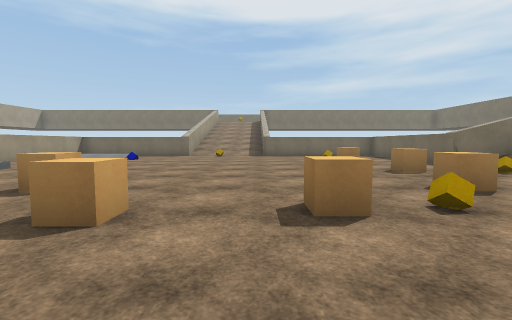
[1] (above)

24 first-person views from a walk through a 3-D level made in the Unity game engine. The camera is 1.3 m above the floor, tilts 4° down and sees 90° across. The floor is counted in squares, 2 m on a side. Each view is taken from the middle of a square. On the plan, view 1 faces up. The plan holds only what a view shows up to about 9 squares ahead; the rest is blank. The place goes on beyond the plan. The player character is not drawn. Some animated figures are not drawn. Surface patterns are stand-ins for the level's own textures.

[2]
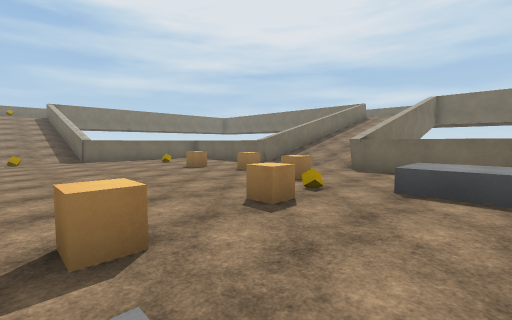

[3]
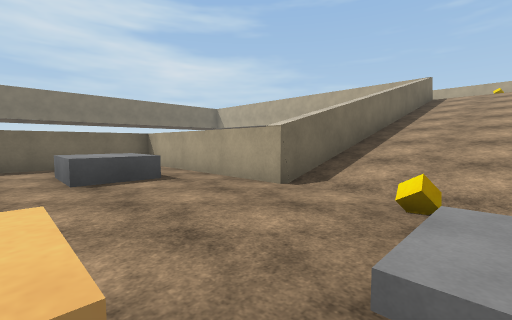

[4]
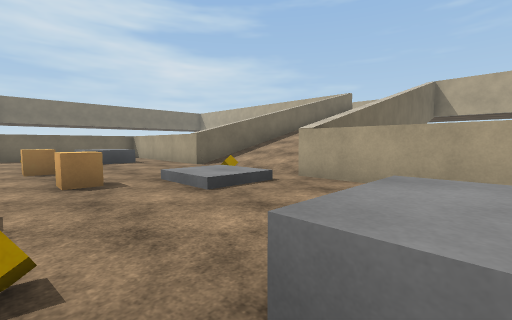

[5]
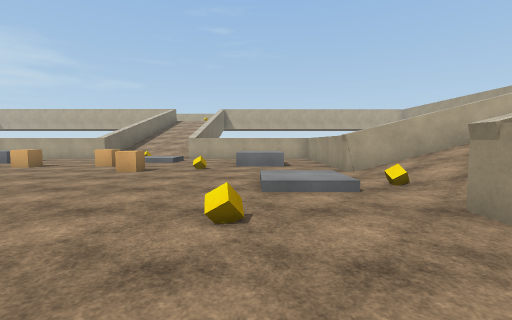

[6]
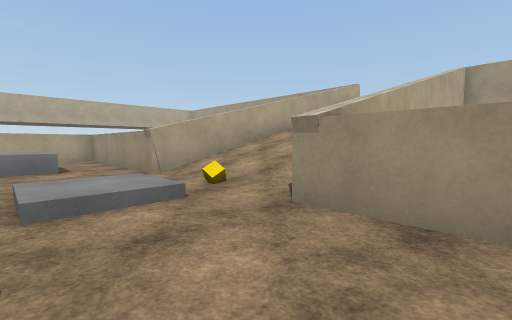

[7]
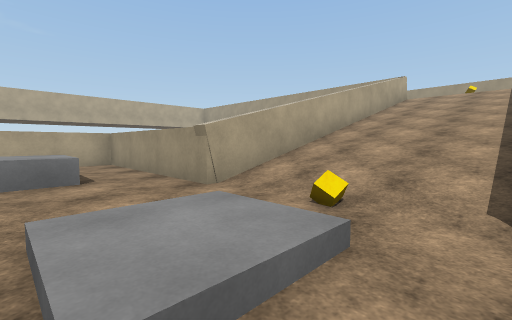

[8]
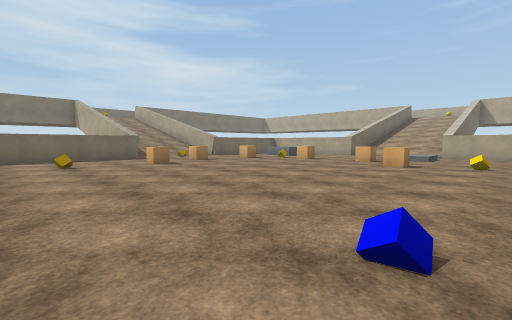

[9]
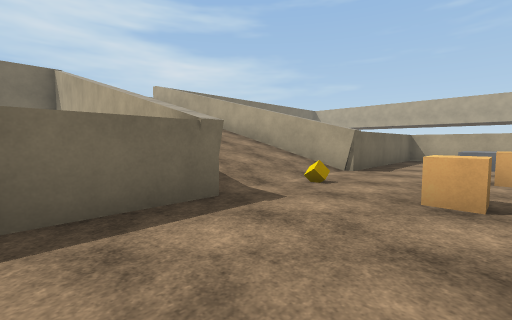

[10]
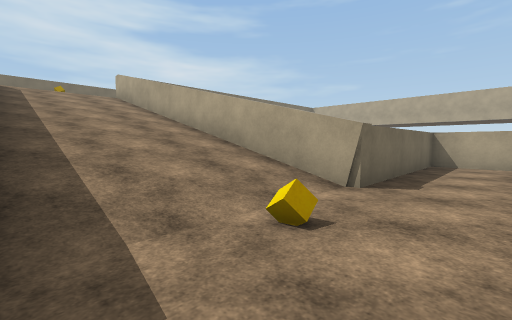

[11]
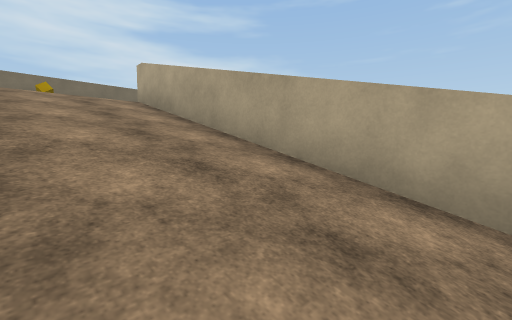

[12]
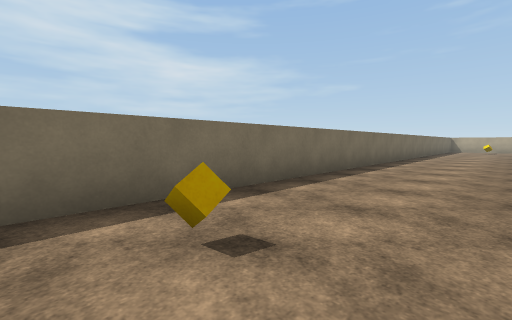

[13]
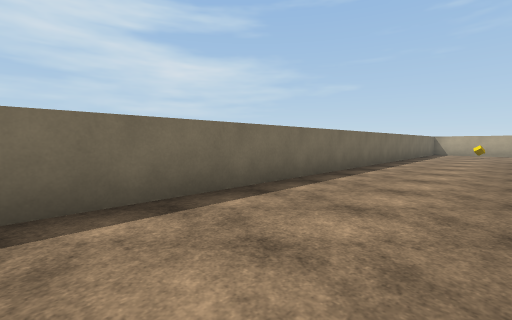

[14]
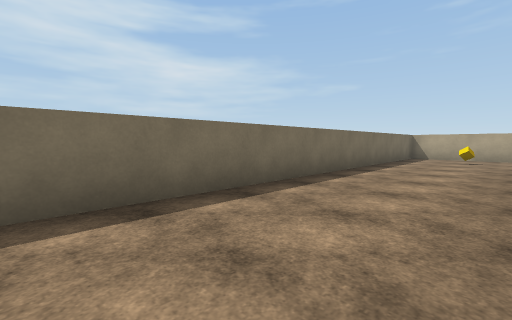

[15]
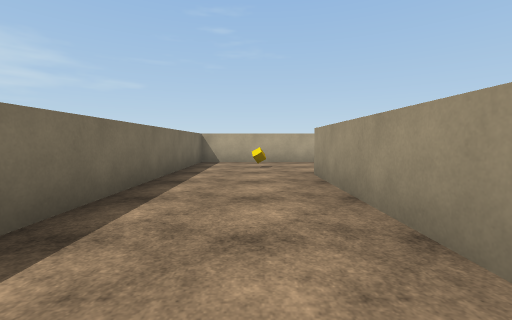

[16]
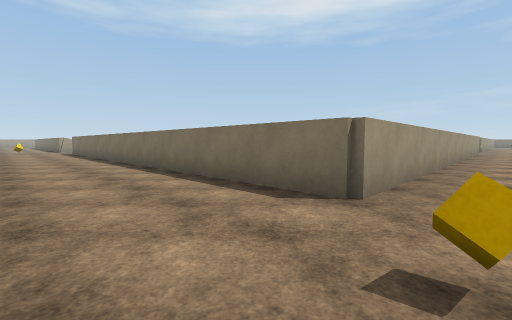

[17]
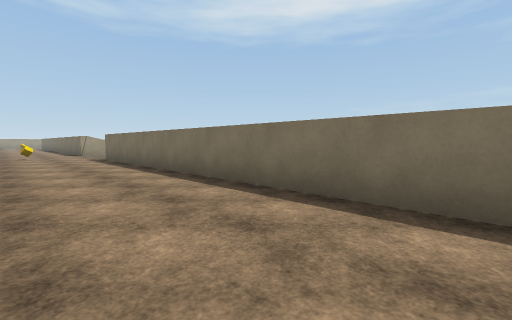

[18]
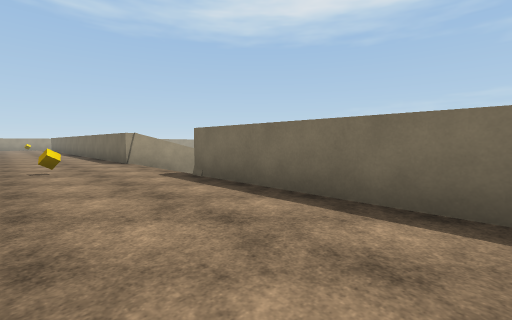

[19]
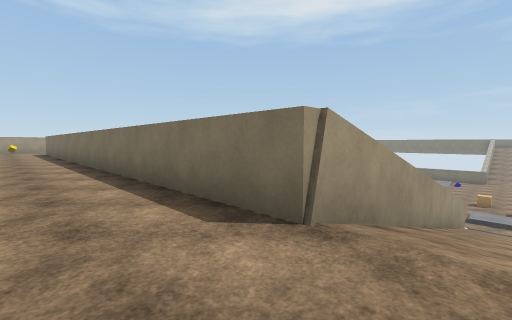

[20]
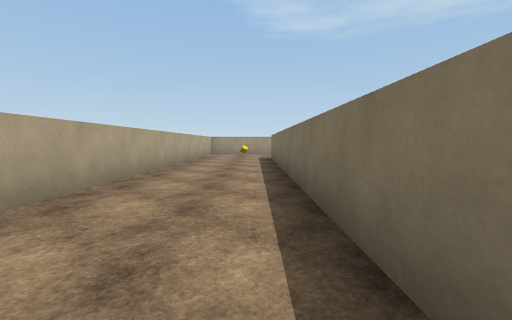

[21]
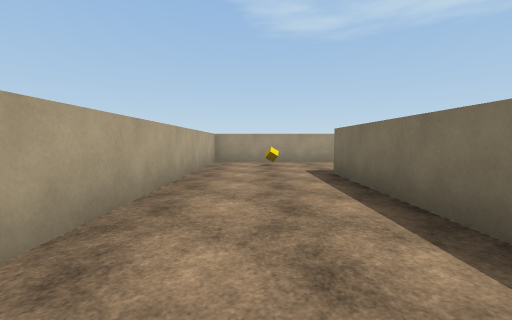

[22]
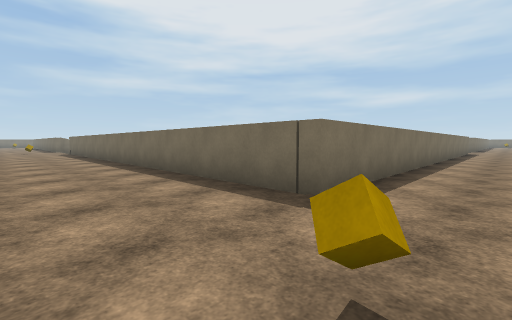

[23]
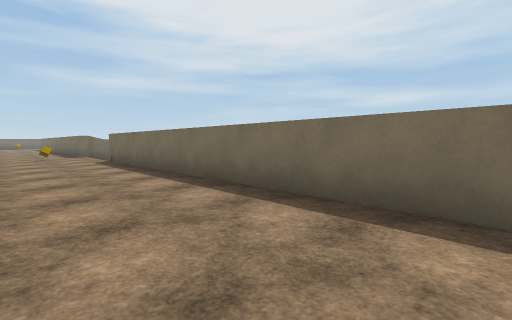

[24]
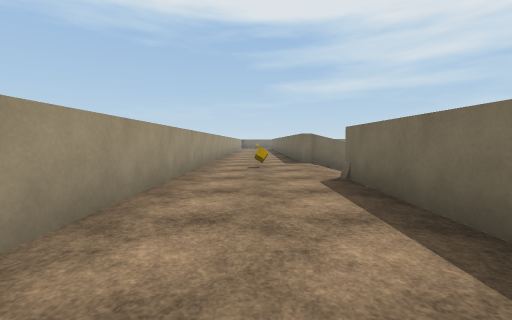

### Floor plan
Key: @ floor where view 1 was taken; # wall or solid block; . main floor; - floor 4.75 m lower than the main floor; _ floor 5 m lower than the main floor; / step, stairs or slope; ^ raised ledge; O other object.
Columns run from 22 left of view 1 to 19 right of it. Each row starts with its distance up from view 1.
 11                  /__________#
 10                 //_______O__#
  9     #        #___O__________#        #
  8 #...##########__O________O__#        #
  7 #...//////////______________#########
  6 #.O.//////////O-/________O__//////////...#
  5 #...//////////_//__________O//////////.O.#
  4 #.../ ////////______________//////////...#
  3 #...##########____OO_____O__##########...#
  2 #...#        #__^____O_OO___#         ...#
  1 #...#        #__^__//____^^_#         ...#
  0  ...#        #_____/-_@__^^_#         ...#
 -1  ...#        ######__O_######         ...#
 -2  ...#             ##///#             #...#
 -3  ...#              #///#             #...#
 -4  ...#              #///#             #...#
 -5  ...#              #///#             #...#
 -6  ...#              #///#             #...#
 -7  ...#              #///#             #...#
 -8  ...#              #///#             #...#
 -9  ...#              #///              #...#
-10 #...#              #//               #...#
-11 #...################///###############...#
-12 #........................................#
-13 #.O..................O.................O.#
-14 #............. ..........................#
-15 #############                        #####

Where each view was taken, in squares from view 1:
view 1: 0 up, 0 right, facing up
view 2: 0 up, 2 left, facing up-right
view 3: 2 up, 2 left, facing down-right
view 4: 3 up, 6 left, facing down-right
view 5: 10 up, 6 left, facing down
view 6: 9 up, 6 left, facing down-left
view 7: 7 up, 6 left, facing down-left
view 8: 11 up, 5 left, facing down-right
view 9: 9 up, 3 right, facing down-right
view 10: 7 up, 4 right, facing down-right
view 11: 6 up, 9 right, facing down-right
view 12: 6 up, 16 right, facing down-right
view 13: 1 up, 16 right, facing down-right
view 14: 3 down, 16 right, facing down-right
view 15: 6 down, 17 right, facing down
view 16: 14 down, 17 right, facing up-left
view 17: 14 down, 11 right, facing up-left
view 18: 14 down, 5 right, facing up-left
view 19: 13 down, 2 left, facing up-left
view 20: 12 down, 8 left, facing left
view 21: 13 down, 13 left, facing left
view 22: 13 down, 21 left, facing up-right
view 23: 6 down, 21 left, facing up-right
view 24: 1 down, 20 left, facing up
